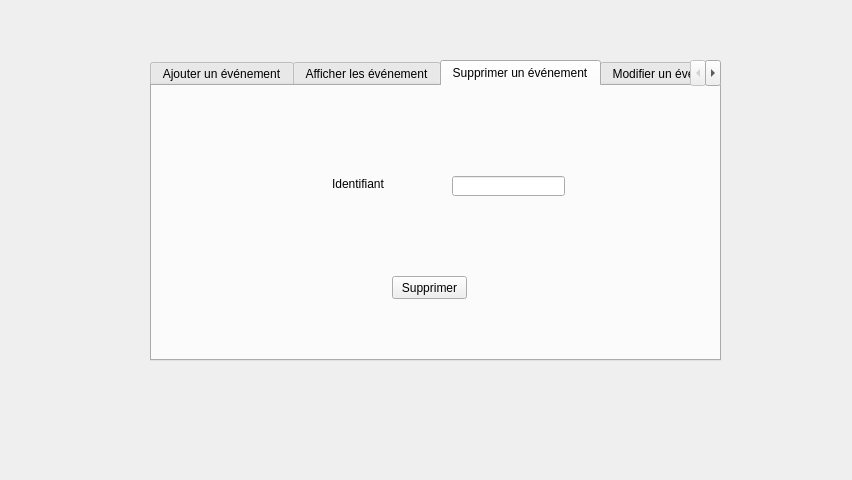
<?xml version="1.0" encoding="UTF-8"?>
<ui version="4.0">
 <class>evenement</class>
 <widget class="QDialog" name="evenement">
  <property name="geometry">
   <rect>
    <x>0</x>
    <y>0</y>
    <width>852</width>
    <height>480</height>
   </rect>
  </property>
  <property name="windowTitle">
   <string>Dialog</string>
  </property>
  <widget class="QTabWidget" name="tabWidget">
   <property name="geometry">
    <rect>
     <x>150</x>
     <y>60</y>
     <width>571</width>
     <height>301</height>
    </rect>
   </property>
   <property name="currentIndex">
    <number>2</number>
   </property>
   <widget class="QWidget" name="tab">
    <attribute name="title">
     <string>Ajouter un événement</string>
    </attribute>
    <widget class="QLabel" name="label">
     <property name="geometry">
      <rect>
       <x>130</x>
       <y>20</y>
       <width>101</width>
       <height>16</height>
      </rect>
     </property>
     <property name="text">
      <string>Titre événement</string>
     </property>
    </widget>
    <widget class="QLabel" name="label_2">
     <property name="geometry">
      <rect>
       <x>130</x>
       <y>80</y>
       <width>47</width>
       <height>13</height>
      </rect>
     </property>
     <property name="text">
      <string>Date</string>
     </property>
    </widget>
    <widget class="QLabel" name="label_3">
     <property name="geometry">
      <rect>
       <x>130</x>
       <y>140</y>
       <width>47</width>
       <height>13</height>
      </rect>
     </property>
     <property name="text">
      <string>Adresse</string>
     </property>
    </widget>
    <widget class="QLineEdit" name="lineEdit_id">
     <property name="geometry">
      <rect>
       <x>240</x>
       <y>20</y>
       <width>113</width>
       <height>20</height>
      </rect>
     </property>
    </widget>
    <widget class="QLineEdit" name="lineEdit_nom">
     <property name="geometry">
      <rect>
       <x>240</x>
       <y>80</y>
       <width>113</width>
       <height>20</height>
      </rect>
     </property>
    </widget>
    <widget class="QLineEdit" name="lineEdit_prenom">
     <property name="geometry">
      <rect>
       <x>240</x>
       <y>140</y>
       <width>113</width>
       <height>20</height>
      </rect>
     </property>
    </widget>
    <widget class="QPushButton" name="pb_ajouter">
     <property name="geometry">
      <rect>
       <x>390</x>
       <y>160</y>
       <width>75</width>
       <height>23</height>
      </rect>
     </property>
     <property name="text">
      <string>Ajouter</string>
     </property>
    </widget>
   </widget>
   <widget class="QWidget" name="tab_2">
    <attribute name="title">
     <string>Afficher les événement</string>
    </attribute>
    <widget class="QTableView" name="tabevenement">
     <property name="geometry">
      <rect>
       <x>0</x>
       <y>0</y>
       <width>571</width>
       <height>291</height>
      </rect>
     </property>
    </widget>
   </widget>
   <widget class="QWidget" name="tab_3">
    <attribute name="title">
     <string>Supprimer un événement</string>
    </attribute>
    <widget class="QLineEdit" name="lineEdit_id_2">
     <property name="geometry">
      <rect>
       <x>300</x>
       <y>90</y>
       <width>113</width>
       <height>20</height>
      </rect>
     </property>
    </widget>
    <widget class="QLabel" name="label_4">
     <property name="geometry">
      <rect>
       <x>180</x>
       <y>90</y>
       <width>61</width>
       <height>16</height>
      </rect>
     </property>
     <property name="text">
      <string>Identifiant</string>
     </property>
    </widget>
    <widget class="QPushButton" name="pb_supprimer">
     <property name="geometry">
      <rect>
       <x>240</x>
       <y>190</y>
       <width>75</width>
       <height>23</height>
      </rect>
     </property>
     <property name="text">
      <string>Supprimer</string>
     </property>
    </widget>
   </widget>
   <widget class="QWidget" name="tab_6">
    <attribute name="title">
     <string>Modifier un événement</string>
    </attribute>
    <widget class="QLabel" name="label_5">
     <property name="geometry">
      <rect>
       <x>160</x>
       <y>150</y>
       <width>47</width>
       <height>13</height>
      </rect>
     </property>
     <property name="text">
      <string>Adresse</string>
     </property>
    </widget>
    <widget class="QLabel" name="label_6">
     <property name="geometry">
      <rect>
       <x>160</x>
       <y>30</y>
       <width>101</width>
       <height>16</height>
      </rect>
     </property>
     <property name="text">
      <string>Titre événement</string>
     </property>
    </widget>
    <widget class="QLineEdit" name="lineEdit_nom_2">
     <property name="geometry">
      <rect>
       <x>270</x>
       <y>90</y>
       <width>113</width>
       <height>20</height>
      </rect>
     </property>
    </widget>
    <widget class="QLineEdit" name="lineEdit_id_3">
     <property name="geometry">
      <rect>
       <x>270</x>
       <y>30</y>
       <width>113</width>
       <height>20</height>
      </rect>
     </property>
    </widget>
    <widget class="QLabel" name="label_7">
     <property name="geometry">
      <rect>
       <x>160</x>
       <y>90</y>
       <width>47</width>
       <height>13</height>
      </rect>
     </property>
     <property name="text">
      <string>Date</string>
     </property>
    </widget>
    <widget class="QLineEdit" name="lineEdit_prenom_2">
     <property name="geometry">
      <rect>
       <x>270</x>
       <y>150</y>
       <width>113</width>
       <height>20</height>
      </rect>
     </property>
    </widget>
    <widget class="QPushButton" name="pb_ajouter_2">
     <property name="geometry">
      <rect>
       <x>430</x>
       <y>170</y>
       <width>75</width>
       <height>23</height>
      </rect>
     </property>
     <property name="text">
      <string>Modifier</string>
     </property>
    </widget>
   </widget>
  </widget>
 </widget>
 <resources/>
 <connections/>
</ui>
